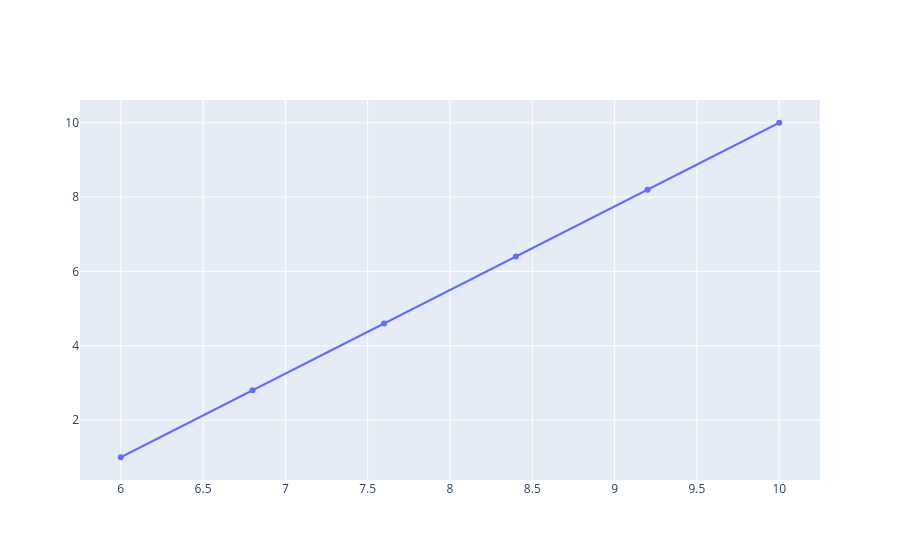

Here is the notebook cell this chart was saved with:
### Markdown cell above
## Interpolación de Atributos
Vamos a profundizar en cómo se interpolan los atributos considerando la proyección de perspectiva. Para simplificar nuestro codigo, utilizaremos un ejemplo en 2D.

Tenemos una recta definida por dos puntos (similar a como definimos un triangulo usando 3 puntos). Y vamos a sample N + 1 puntos de la recta.

### Code cell
p0 = np.array([6, 1], dtype=np.float32)
p1 = np.array([10,10], dtype=np.float32)

N = 5
delta = 1.0 / N

sample_points = []
for t in range(0, N + 1):
    p_t = p0 * (1.0 - t * delta)  + (t * delta) * p1
    sample_points.append(p_t)
sample_points = np.array(sample_points)

fig = go.Figure(data=[
    go.Scatter(x=sample_points[:,0], y=sample_points[:,1],mode='markers+lines'),
])

fig.show()

### Figure 1 — Plotly figure (JSON) as saved in the notebook; plotly's stock layout.template omitted (floating-point values rounded to 4 significant figures)
{"data": [{"mode": "markers+lines", "type": "scatter", "x": [6.0, 6.8, 7.6, 8.4, 9.2, 10.0], "y": [1.0, 2.8, 4.6, 6.4, 8.2, 10.0]}], "layout": {}}
